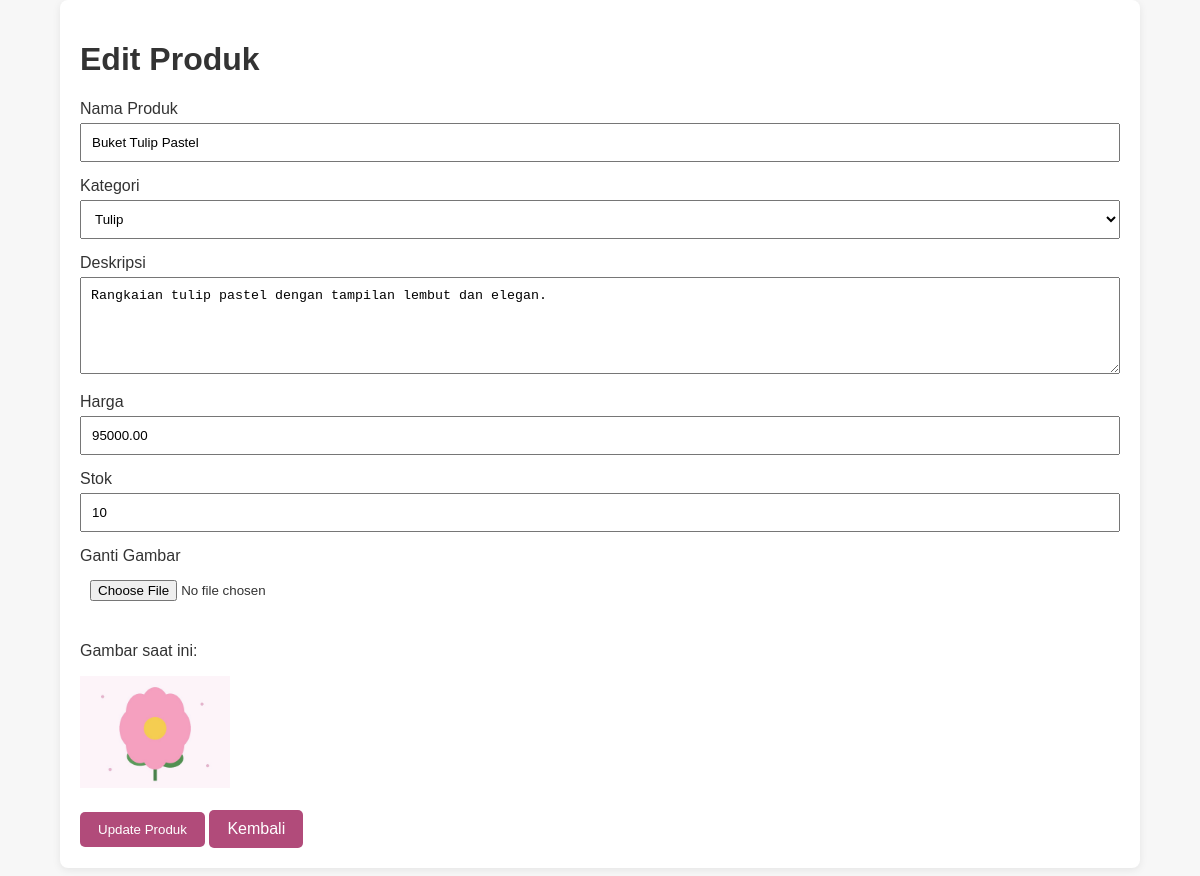
Screenshot of /admin/edit.php?id=2 (signed in) with the database file from the repository.
### tables this page shows
CREATE TABLE `produk` (
  `id` int(11) NOT NULL,
  `nama` varchar(100) NOT NULL,
  `kategori` varchar(50) NOT NULL,
  `deskripsi` text NOT NULL,
  `harga` decimal(12,2) NOT NULL,
  `stok` int(11) NOT NULL DEFAULT '0',
  `gambar` varchar(255) DEFAULT NULL,
  `created_at` timestamp NOT NULL DEFAULT CURRENT_TIMESTAMP
);

### admin/edit.php (the view, shortened to what this page needs)
<?php
require_once "../config/database.php";
$id = isset($_GET['id'])
    ? (int)$_GET['id']
    : 0;
$query = mysqli_query(
    $conn,
    "SELECT * FROM produk
     WHERE id = $id"
);
$produk = mysqli_fetch_assoc($query);
?>
<!DOCTYPE html>
<html>
<head>
    <link rel="stylesheet" href="../assets/style.css">
</head>
<body>
<div class="container">
    <div class="card">
        <h1>Edit Produk</h1>
        <form
            action="proses_produk.php"
            method="POST"
            enctype="multipart/form-data"
        >
            <label>Nama Produk</label>
            <input
                type="text"
                name="nama"
                value="<?= htmlspecialchars($produk['nama']); ?>"
                required
            >
            <label>Kategori</label>
            <select name="kategori" required>
                <option value="Tulip"
                    <?= $produk['kategori'] == 'Tulip' ? 'selected' : ''; ?>>
                    Tulip
                </option>
            </select>
            <label>Deskripsi</label>
            <textarea
                name="deskripsi"
                rows="5"
                required
            ><?= htmlspecialchars($produk['deskripsi']); ?></textarea>
            <label>Harga</label>
            <input
                type="number"
                name="harga"
                value="<?= $produk['harga']; ?>"
                required
            >
            <label>Stok</label>
            <input
                type="number"
                name="stok"
                value="<?= $produk['stok']; ?>"
                required
            >
            <label>Ganti Gambar</label>
            <input
                type="file"
                name="gambar"
                accept=".jpg,.jpeg,.png,.webp"
            >
            <?php if ($produk['gambar']): ?>
                <p>Gambar saat ini:</p>
                <img
                    src="../uploads/produk/<?= htmlspecialchars($produk['gambar']); ?>"
                    width="150"
                >
            <?php endif; ?>
            <br><br>
            <button
                type="submit"
                class="btn"
            >
                Update Produk
            </button>
            <a
                href="produk.php"
                class="btn"
            >
                Kembali
            </a>
        </form>
    </div>
</div>
</body>
</html>

### assets/style.css (style rules this page uses)
* { box-sizing: border-box; }
body { margin: 0; font-family: Arial, sans-serif; background: #f7f7f7; color: #333; }
.container { width: 90%; max-width: 1100px; margin: auto; }
.btn { display: inline-block; padding: 10px 18px; background: #b14b7a; color: white; text-decoration: none; border-radius: 5px; border: none; cursor: pointer; }
.card { background: white; padding: 20px; border-radius: 8px; margin-bottom: 20px; box-shadow: 0 2px 8px rgba(0,0,0,0.08); }
input, textarea, select { width: 100%; padding: 10px; margin-top: 5px; margin-bottom: 15px; }

### rows the page displays
produk: nama "Buket Tulip Pastel", kategori "Tulip", deskripsi "Rangkaian tulip pastel dengan tampilan lembut dan elegan.", harga "95000.00", stok "10", gambar (picture)
